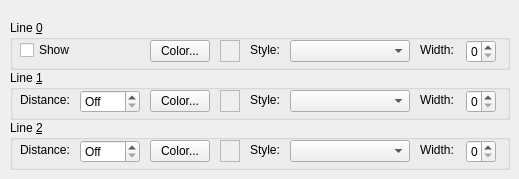
    <widget class="QWidget" name="lines">
     <attribute name="title">
      <string>&amp;Lines</string>
     </attribute>
     <widget class="QGroupBox" name="line2GroupBox_2">
      <property name="geometry">
       <rect>
        <x>10</x>
        <y>120</y>
        <width>500</width>
        <height>50</height>
       </rect>
      </property>
      <property name="title">
       <string>Line &amp;2</string>
      </property>
      <widget class="QLabel" name="TextLabel6_2_3_2">
       <property name="geometry">
        <rect>
         <x>10</x>
         <y>20</y>
         <width>60</width>
         <height>20</height>
        </rect>
       </property>
       <property name="text">
        <string>Distance:</string>
       </property>
       <property name="wordWrap">
        <bool>false</bool>
       </property>
       <property name="buddy">
        <cstring>m_line2Distance</cstring>
       </property>
      </widget>
      <widget class="QSpinBox" name="m_line2Distance">
       <property name="geometry">
        <rect>
         <x>70</x>
         <y>20</y>
         <width>60</width>
         <height>23</height>
        </rect>
       </property>
       <property name="specialValueText">
        <string>Off</string>
       </property>
       <property name="maximum">
        <number>2000</number>
       </property>
       <property name="singleStep">
        <number>5</number>
       </property>
      </widget>
      <widget class="QPushButton" name="m_line2PenColor">
       <property name="geometry">
        <rect>
         <x>140</x>
         <y>20</y>
         <width>60</width>
         <height>22</height>
        </rect>
       </property>
       <property name="text">
        <string>Color...</string>
       </property>
      </widget>
      <widget class="QLabel" name="TextLabel4_3_2_2_4_2">
       <property name="geometry">
        <rect>
         <x>410</x>
         <y>20</y>
         <width>40</width>
         <height>20</height>
        </rect>
       </property>
       <property name="text">
        <string>Width:</string>
       </property>
       <property name="wordWrap">
        <bool>false</bool>
       </property>
       <property name="buddy">
        <cstring>m_line2PenWidth</cstring>
       </property>
      </widget>
      <widget class="QComboBox" name="m_line2PenStyle">
       <property name="geometry">
        <rect>
         <x>280</x>
         <y>20</y>
         <width>120</width>
         <height>22</height>
        </rect>
       </property>
      </widget>
      <widget class="QLabel" name="TextLabel5_3_2_2_4_2">
       <property name="geometry">
        <rect>
         <x>240</x>
         <y>20</y>
         <width>38</width>
         <height>20</height>
        </rect>
       </property>
       <property name="text">
        <string>Style:</string>
       </property>
       <property name="wordWrap">
        <bool>false</bool>
       </property>
       <property name="buddy">
        <cstring>m_line2PenStyle</cstring>
       </property>
      </widget>
      <widget class="QFrame" name="m_line2PenColorSample">
       <property name="geometry">
        <rect>
         <x>210</x>
         <y>20</y>
         <width>20</width>
         <height>22</height>
        </rect>
       </property>
       <property name="autoFillBackground">
        <bool>true</bool>
       </property>
       <property name="frameShape">
        <enum>QFrame::StyledPanel</enum>
       </property>
       <property name="frameShadow">
        <enum>QFrame::Raised</enum>
       </property>
      </widget>
      <widget class="QSpinBox" name="m_line2PenWidth">
       <property name="geometry">
        <rect>
         <x>456</x>
         <y>20</y>
         <width>30</width>
         <height>23</height>
        </rect>
       </property>
       <property name="maximum">
        <number>5</number>
       </property>
      </widget>
     </widget>
     <widget class="QGroupBox" name="line1GroupBox_2">
      <property name="geometry">
       <rect>
        <x>10</x>
        <y>70</y>
        <width>500</width>
        <height>50</height>
       </rect>
      </property>
      <property name="title">
       <string>Line &amp;1</string>
      </property>
      <widget class="QLabel" name="TextLabel6_4_2">
       <property name="geometry">
        <rect>
         <x>10</x>
         <y>20</y>
         <width>60</width>
         <height>20</height>
        </rect>
       </property>
       <property name="text">
        <string>Distance:</string>
       </property>
       <property name="wordWrap">
        <bool>false</bool>
       </property>
       <property name="buddy">
        <cstring>m_line1Distance</cstring>
       </property>
      </widget>
      <widget class="QLabel" name="TextLabel4_3_2_4_2">
       <property name="geometry">
        <rect>
         <x>410</x>
         <y>20</y>
         <width>40</width>
         <height>20</height>
        </rect>
       </property>
       <property name="text">
        <string>Width:</string>
       </property>
       <property name="wordWrap">
        <bool>false</bool>
       </property>
       <property name="buddy">
        <cstring>m_line1PenWidth</cstring>
       </property>
      </widget>
      <widget class="QComboBox" name="m_line1PenStyle">
       <property name="geometry">
        <rect>
         <x>280</x>
         <y>20</y>
         <width>120</width>
         <height>22</height>
        </rect>
       </property>
      </widget>
      <widget class="QPushButton" name="m_line1PenColor">
       <property name="geometry">
        <rect>
         <x>140</x>
         <y>20</y>
         <width>60</width>
         <height>22</height>
        </rect>
       </property>
       <property name="text">
        <string>Color...</string>
       </property>
      </widget>
      <widget class="QLabel" name="TextLabel5_3_2_4_2">
       <property name="geometry">
        <rect>
         <x>240</x>
         <y>20</y>
         <width>38</width>
         <height>20</height>
        </rect>
       </property>
       <property name="text">
        <string>Style:</string>
       </property>
       <property name="wordWrap">
        <bool>false</bool>
       </property>
       <property name="buddy">
        <cstring>m_line1PenStyle</cstring>
       </property>
      </widget>
      <widget class="QFrame" name="m_line1PenColorSample">
       <property name="geometry">
        <rect>
         <x>210</x>
         <y>20</y>
         <width>20</width>
         <height>22</height>
        </rect>
       </property>
       <property name="autoFillBackground">
        <bool>true</bool>
       </property>
       <property name="frameShape">
        <enum>QFrame::StyledPanel</enum>
       </property>
       <property name="frameShadow">
        <enum>QFrame::Raised</enum>
       </property>
      </widget>
      <widget class="QSpinBox" name="m_line1Distance">
       <property name="geometry">
        <rect>
         <x>70</x>
         <y>20</y>
         <width>60</width>
         <height>23</height>
        </rect>
       </property>
       <property name="specialValueText">
        <string>Off</string>
       </property>
       <property name="maximum">
        <number>2000</number>
       </property>
       <property name="singleStep">
        <number>5</number>
       </property>
      </widget>
      <widget class="QSpinBox" name="m_line1PenWidth">
       <property name="geometry">
        <rect>
         <x>456</x>
         <y>20</y>
         <width>30</width>
         <height>23</height>
        </rect>
       </property>
       <property name="maximum">
        <number>5</number>
       </property>
      </widget>
     </widget>
     <widget class="QGroupBox" name="line0GroupBox_2">
      <property name="geometry">
       <rect>
        <x>10</x>
        <y>20</y>
        <width>500</width>
        <height>50</height>
       </rect>
      </property>
      <property name="title">
       <string>Line &amp;0</string>
      </property>
      <widget class="QLabel" name="TextLabel4_3_4_2">
       <property name="geometry">
        <rect>
         <x>410</x>
         <y>20</y>
         <width>40</width>
         <height>20</height>
        </rect>
       </property>
       <property name="text">
        <string>Width:</string>
       </property>
       <property name="wordWrap">
        <bool>false</bool>
       </property>
       <property name="buddy">
        <cstring>m_line0PenWidth</cstring>
       </property>
      </widget>
      <widget class="QLabel" name="TextLabel5_3_4_2">
       <property name="geometry">
        <rect>
         <x>240</x>
         <y>20</y>
         <width>38</width>
         <height>20</height>
        </rect>
       </property>
       <property name="text">
        <string>Style:</string>
       </property>
       <property name="wordWrap">
        <bool>false</bool>
       </property>
       <property name="buddy">
        <cstring>m_line0PenStyle</cstring>
       </property>
      </widget>
      <widget class="QPushButton" name="m_line0PenColor">
       <property name="geometry">
        <rect>
         <x>140</x>
         <y>20</y>
         <width>60</width>
         <height>22</height>
        </rect>
       </property>
       <property name="text">
        <string>Color...</string>
       </property>
      </widget>
      <widget class="QFrame" name="m_line0PenColorSample">
       <property name="geometry">
        <rect>
         <x>210</x>
         <y>20</y>
         <width>20</width>
         <height>22</height>
        </rect>
       </property>
       <property name="autoFillBackground">
        <bool>true</bool>
       </property>
       <property name="frameShape">
        <enum>QFrame::StyledPanel</enum>
       </property>
       <property name="frameShadow">
        <enum>QFrame::Raised</enum>
       </property>
      </widget>
      <widget class="QCheckBox" name="m_showLine0">
       <property name="geometry">
        <rect>
         <x>10</x>
         <y>20</y>
         <width>120</width>
         <height>20</height>
        </rect>
       </property>
       <property name="text">
        <string>Show</string>
       </property>
      </widget>
      <widget class="QComboBox" name="m_line0PenStyle">
       <property name="geometry">
        <rect>
         <x>280</x>
         <y>20</y>
         <width>120</width>
         <height>22</height>
        </rect>
       </property>
      </widget>
      <widget class="QSpinBox" name="m_line0PenWidth">
       <property name="geometry">
        <rect>
         <x>456</x>
         <y>20</y>
         <width>30</width>
         <height>23</height>
        </rect>
       </property>
       <property name="maximum">
        <number>5</number>
       </property>
      </widget>
     </widget>
    </widget>
